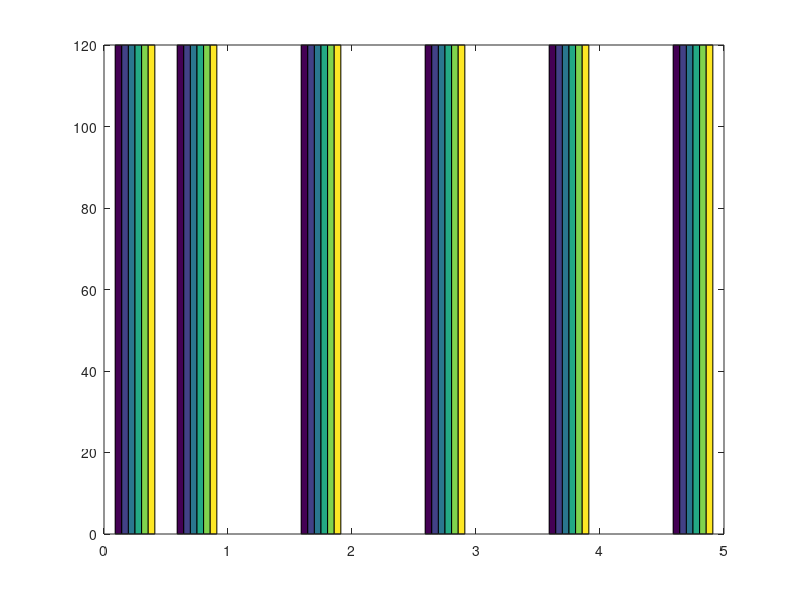

The MATLAB script that drew this image: (Note: this script raises an error after producing the figure.)
function combinationMaker
v = [0 1 2 3 4 5];
p = perms(v);
hist(p);
[s,~] = size(p);
fileNum=1;
fileID = fopen(sprintf('combo/COMBO%d',fileNum),'w');
for elm = 1:s
    fprintf(fileID,'%d%d%d%d%d%d%d%d%d%d\n',p(elm,:));
    if(mod(elm,60480)==0)
        fclose(fileID);
        fileNum = fileNum+1;
        fileID = fopen(sprintf('combo/COMBO%d',fileNum),'w');
    end
end
fclose(fileID);
disp(s);
end